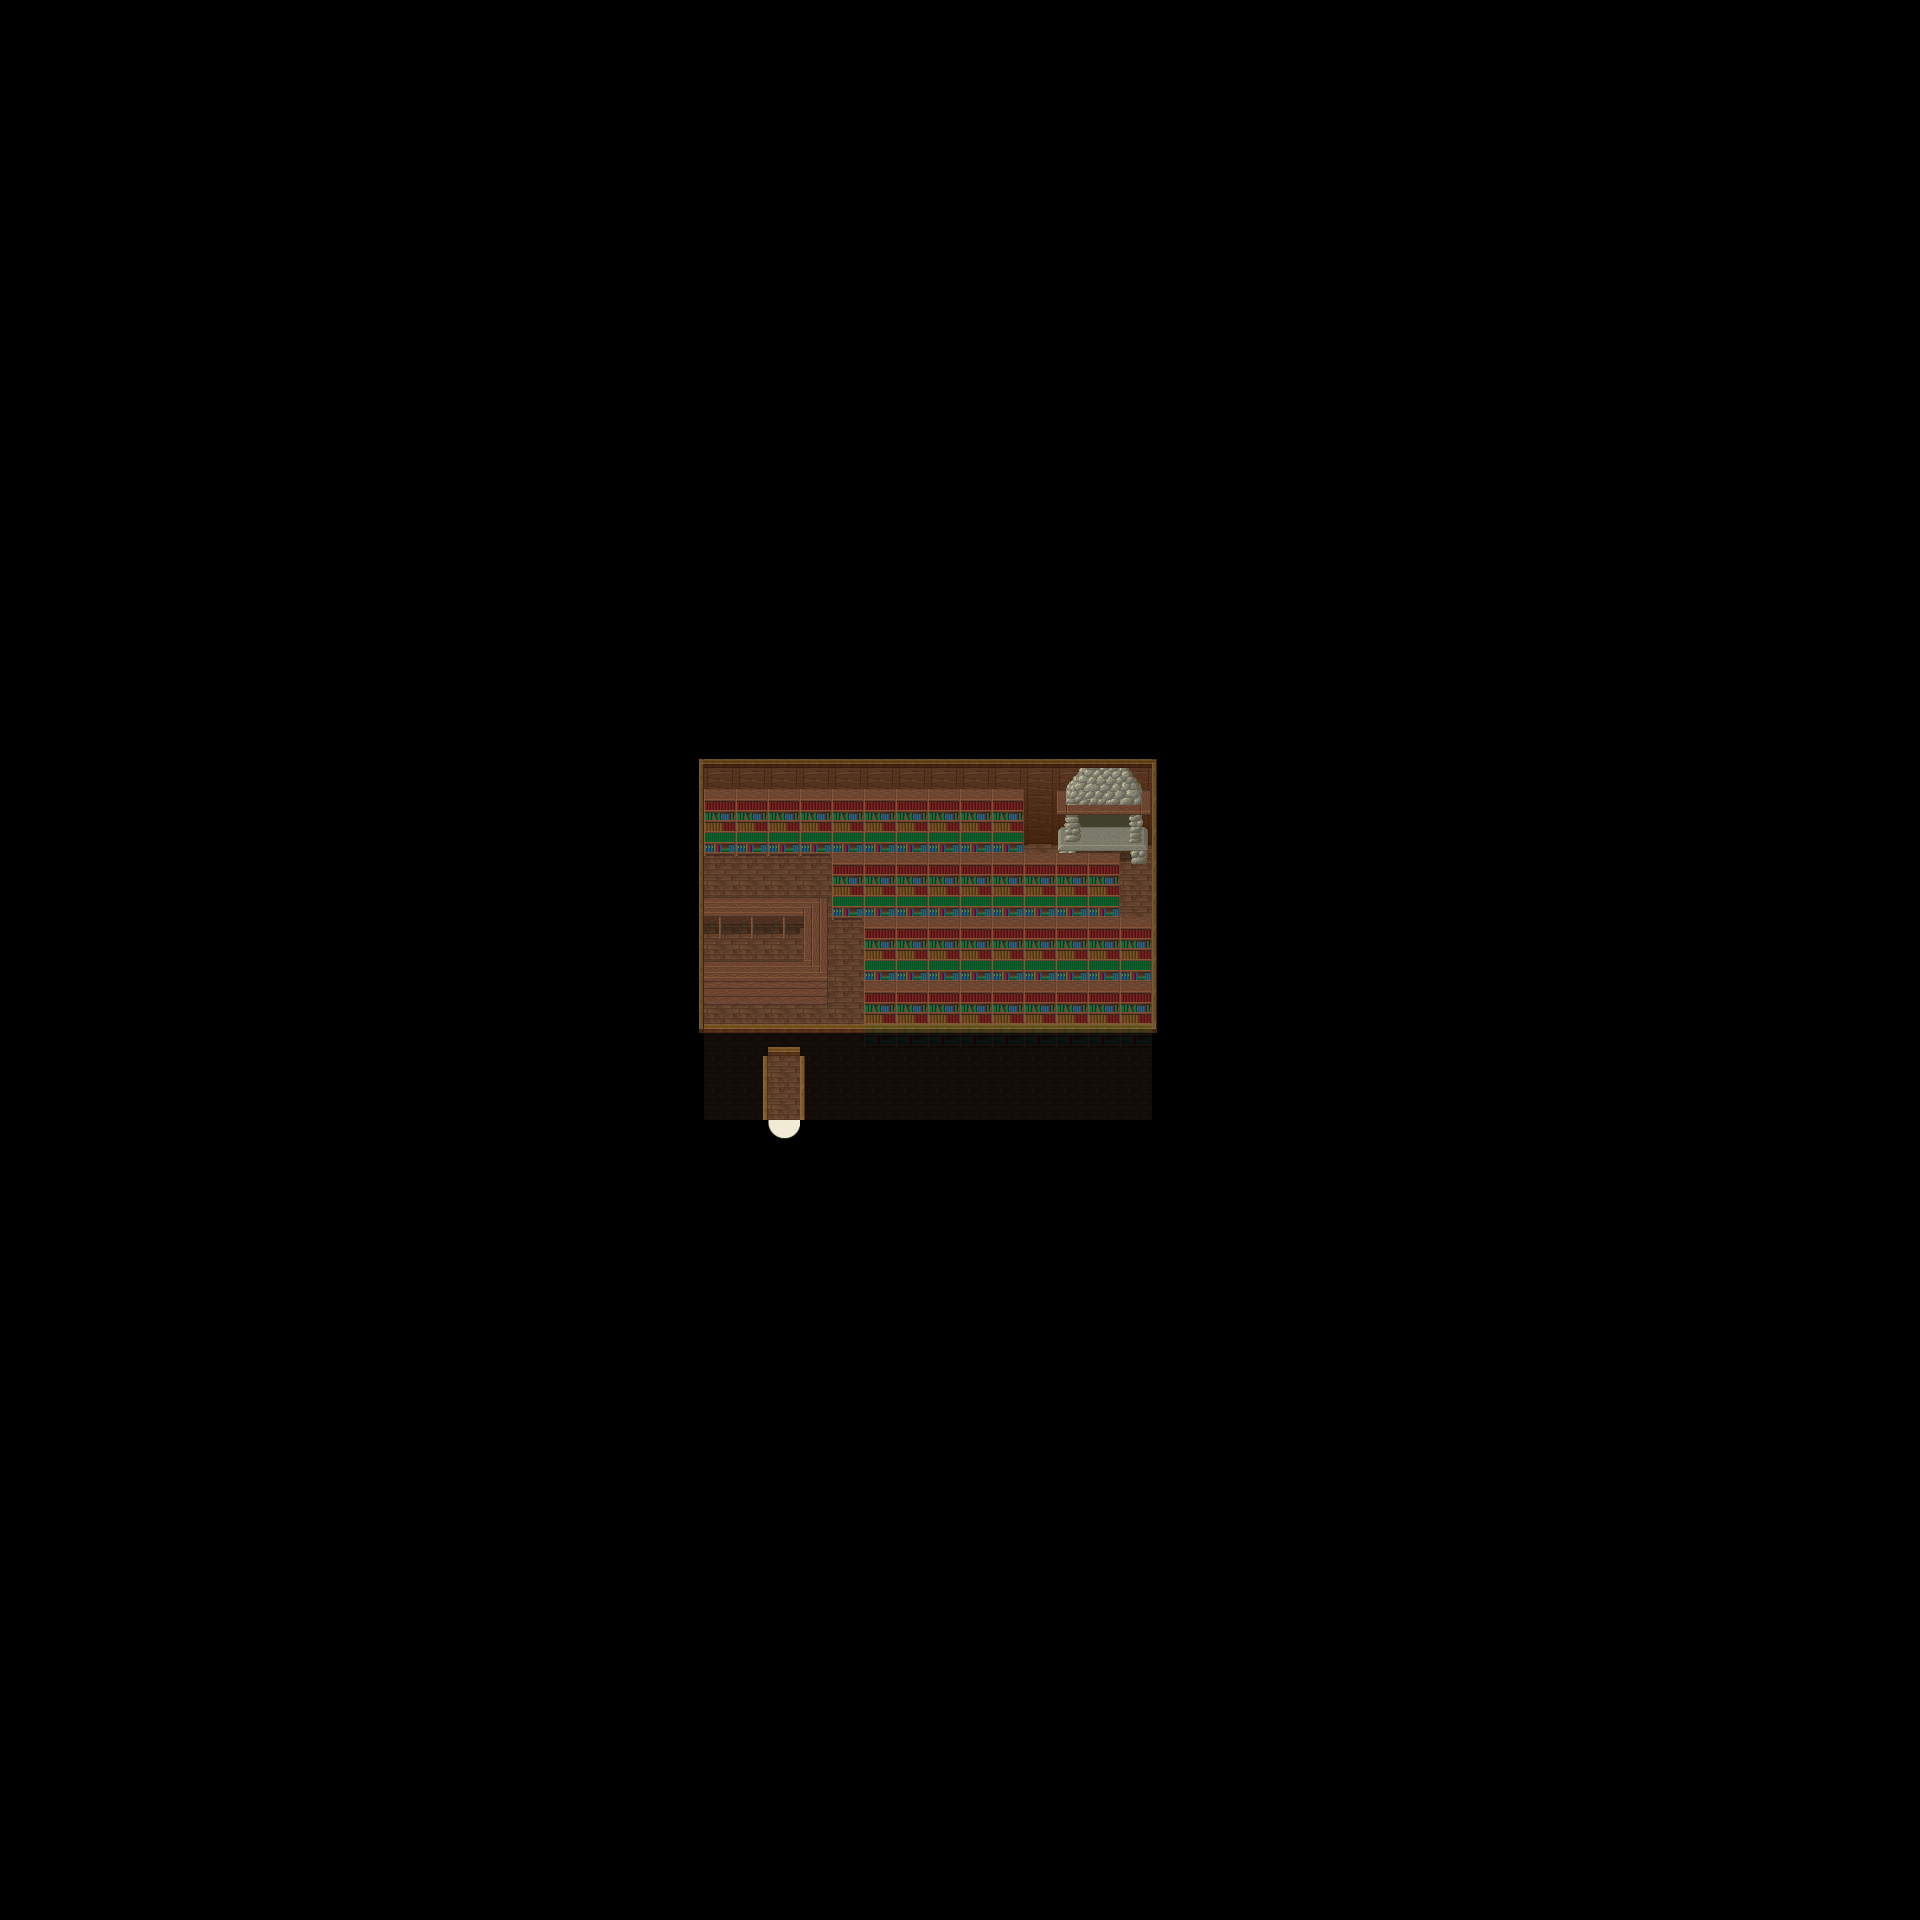

A 2D game scene composited from a Tiled map and its tileset images. What follows is a short description and the map's XML, with each tile layer's data collapsed to a summary:
An orthogonal 60x60 tile map with 32x32 px tiles, 4 tile layers (ground, ground2, fringe, top), 2 hidden layers not drawn, 6 tilesets and 4 objects (2x fixme, warp, PARTICLE_EFFECT).

<map version="1.4" tiledversion="1.4.1" orientation="orthogonal" renderorder="right-down" width="60" height="60" tilewidth="32" tileheight="32" infinite="0" nextlayerid="81" nextobjectid="57">
 <properties>
  <property name="background0image" value="graphics/images/spit23loginwallpaper_800x600.png" />
  <property name="author" value="TMW Brazil Team" />
  <property name="license" value="GPL v2+" />
  <property name="manaplus version" value="2" />
  <property name="minimap" value="graphics/minimaps/024-11.png" />
  <property name="music" value="8bit_the_hero.ogg" />
  <property name="name" value="Frostia Indoors" />
 </properties>
 <tileset firstgid="1" name="collision" tilewidth="32" tileheight="32" tilecount="9" columns="3">
  <image source="../graphics/tilesets/collision.png" width="96" height="96" />
 </tileset>
 <tileset firstgid="10" name="woodland_indoor" tilewidth="32" tileheight="32" tilecount="256" columns="16">
  <image source="../graphics/tilesets/woodland_indoor.png" width="512" height="512" />
 </tileset>
 <tileset firstgid="266" name="woodland_indoor_x2" tilewidth="32" tileheight="64" tilecount="48" columns="16">
  <image source="../graphics/tilesets/woodland_indoor_x2.png" width="512" height="192" />
 </tileset>
 <tileset firstgid="314" name="woodland_indoor_x3" tilewidth="32" tileheight="96" tilecount="48" columns="16">
  <image source="../graphics/tilesets/woodland_indoor_x3.png" width="512" height="288" />
 </tileset>
 <tileset firstgid="362" name="cabana_in" tilewidth="32" tileheight="32" tilecount="80" columns="16">
  <image source="../graphics/tilesets/cabana_in.png" width="512" height="160" />
 </tileset>
 <tileset firstgid="442" name="inn" tilewidth="32" tileheight="32" tilecount="256" columns="16">
  <image source="../graphics/tilesets/inn.png" width="512" height="512" />
 </tileset>
 <layer id="75" name="ground" width="60" height="60">
  <data>[3600 cells, 3600 non-empty, 6 distinct tile ids]</data>
 </layer>
 <layer id="76" name="ground2" width="60" height="60">
  <data>[3600 cells, 13 non-empty, 9 distinct tile ids]</data>
 </layer>
 <layer id="77" name="fringe" width="60" height="60">
  <data>[3600 cells, 43 non-empty, 3 distinct tile ids]</data>
 </layer>
 <layer id="78" name="top" width="60" height="60" opacity="0.8">
  <data>[3600 cells, 74 non-empty, 11 distinct tile ids]</data>
 </layer>
 <layer id="79" name="collision" width="60" height="60" visible="0">
  <data>[3600 cells, 3525 non-empty, 1 distinct tile ids]</data>
 </layer>
 <layer id="80" name="height" width="60" height="60" visible="0" locked="1">
  <data>[3600 cells, 0 non-empty, 0 distinct tile ids]</data>
 </layer>
 <objectgroup id="6" name="margin">
  <object id="54" name="Margin A" type="fixme" x="64" y="1120" width="640" height="640" />
  <object id="55" name="Margin B" type="fixme" x="1152" y="192" width="640" height="640" />
 </objectgroup>
 <objectgroup color="#00aa00" id="7" name="warps">
  <object id="23" name="To Frostia" type="warp" x="768" y="1120" width="32" height="32">
   <properties>
    <property name="dest_map" value="024-1" />
    <property name="dest_x" value="105" />
    <property name="dest_y" value="35" />
   </properties>
  </object>
 </objectgroup>
 <objectgroup color="#ff557f" id="8" name="particle">
  <object id="51" name="graphics/particles/cookingfire.particle.xml" type="PARTICLE_EFFECT" x="1088" y="832" width="32" height="32" />
 </objectgroup>
</map>
